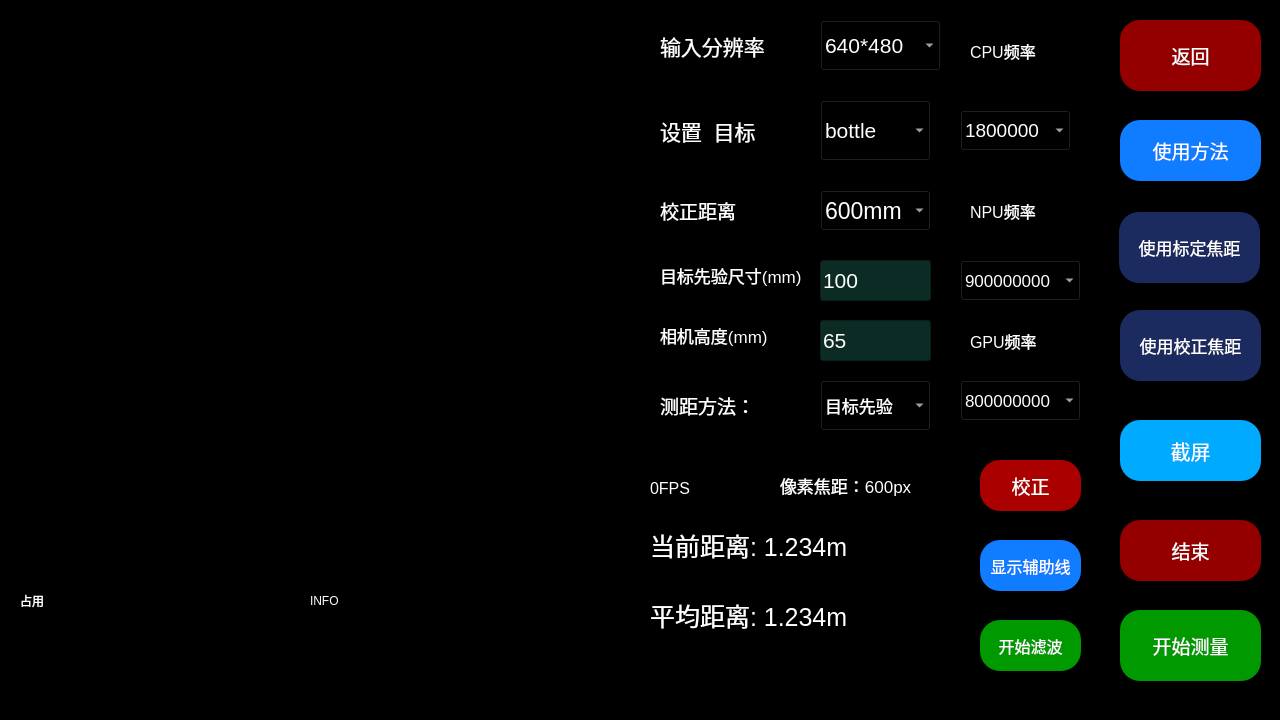
<?xml version="1.0" encoding="UTF-8"?>
<ui version="4.0">
 <class>distance</class>
 <widget class="QWidget" name="distance">
  <property name="geometry">
   <rect>
    <x>0</x>
    <y>0</y>
    <width>1280</width>
    <height>720</height>
   </rect>
  </property>
  <property name="windowTitle">
   <string>Form</string>
  </property>
  <property name="styleSheet">
   <string notr="true">background-color: rgb(0, 0, 0);</string>
  </property>
  <widget class="QWidget" name="widget" native="true">
   <property name="geometry">
    <rect>
     <x>0</x>
     <y>0</y>
     <width>640</width>
     <height>480</height>
    </rect>
   </property>
  </widget>
  <widget class="QPushButton" name="back_btn">
   <property name="geometry">
    <rect>
     <x>1120</x>
     <y>20</y>
     <width>141</width>
     <height>71</height>
    </rect>
   </property>
   <property name="font">
    <font>
     <pointsize>14</pointsize>
    </font>
   </property>
   <property name="styleSheet">
    <string notr="true">background-color: rgb(148, 0, 0);
color: rgb(255, 255, 255);
border-radius: 20px;</string>
   </property>
   <property name="text">
    <string>返回</string>
   </property>
  </widget>
  <widget class="QLabel" name="label_res">
   <property name="geometry">
    <rect>
     <x>20</x>
     <y>500</y>
     <width>271</width>
     <height>201</height>
    </rect>
   </property>
   <property name="styleSheet">
    <string notr="true">color: rgb(255, 255, 255);</string>
   </property>
   <property name="text">
    <string>占用</string>
   </property>
  </widget>
  <widget class="QComboBox" name="comboBox">
   <property name="geometry">
    <rect>
     <x>820</x>
     <y>20</y>
     <width>121</width>
     <height>51</height>
    </rect>
   </property>
   <property name="font">
    <font>
     <pointsize>16</pointsize>
    </font>
   </property>
   <property name="styleSheet">
    <string notr="true">color: rgb(255, 255, 255);</string>
   </property>
   <item>
    <property name="text">
     <string>640*480</string>
    </property>
   </item>
   <item>
    <property name="text">
     <string>960*720</string>
    </property>
   </item>
   <item>
    <property name="text">
     <string>1280*960</string>
    </property>
   </item>
   <item>
    <property name="text">
     <string>1920*1440</string>
    </property>
   </item>
   <item>
    <property name="text">
     <string>2592*1944</string>
    </property>
   </item>
  </widget>
  <widget class="QLabel" name="label_2">
   <property name="geometry">
    <rect>
     <x>660</x>
     <y>30</y>
     <width>121</width>
     <height>31</height>
    </rect>
   </property>
   <property name="font">
    <font>
     <pointsize>16</pointsize>
    </font>
   </property>
   <property name="styleSheet">
    <string notr="true">color: rgb(255, 255, 255);</string>
   </property>
   <property name="text">
    <string>输入分辨率</string>
   </property>
  </widget>
  <widget class="QComboBox" name="comboBox_2">
   <property name="geometry">
    <rect>
     <x>820</x>
     <y>100</y>
     <width>111</width>
     <height>61</height>
    </rect>
   </property>
   <property name="font">
    <font>
     <pointsize>16</pointsize>
    </font>
   </property>
   <property name="styleSheet">
    <string notr="true">color: rgb(255, 255, 255);</string>
   </property>
   <item>
    <property name="text">
     <string>bottle</string>
    </property>
   </item>
   <item>
    <property name="text">
     <string>Person</string>
    </property>
   </item>
   <item>
    <property name="text">
     <string>cell phone</string>
    </property>
   </item>
   <item>
    <property name="text">
     <string>bicycle</string>
    </property>
   </item>
   <item>
    <property name="text">
     <string>car</string>
    </property>
   </item>
  </widget>
  <widget class="QLabel" name="label_3">
   <property name="geometry">
    <rect>
     <x>660</x>
     <y>110</y>
     <width>111</width>
     <height>41</height>
    </rect>
   </property>
   <property name="font">
    <font>
     <pointsize>16</pointsize>
    </font>
   </property>
   <property name="styleSheet">
    <string notr="true">color: rgb(255, 255, 255);</string>
   </property>
   <property name="text">
    <string>设置  目标</string>
   </property>
  </widget>
  <widget class="QLabel" name="label_4">
   <property name="geometry">
    <rect>
     <x>660</x>
     <y>260</y>
     <width>161</width>
     <height>31</height>
    </rect>
   </property>
   <property name="font">
    <font>
     <pointsize>13</pointsize>
    </font>
   </property>
   <property name="styleSheet">
    <string notr="true">color: rgb(255, 255, 255);</string>
   </property>
   <property name="text">
    <string>目标先验尺寸(mm)</string>
   </property>
  </widget>
  <widget class="QLineEdit" name="lineEdit_1">
   <property name="geometry">
    <rect>
     <x>820</x>
     <y>260</y>
     <width>111</width>
     <height>41</height>
    </rect>
   </property>
   <property name="font">
    <font>
     <pointsize>16</pointsize>
    </font>
   </property>
   <property name="styleSheet">
    <string notr="true">color: rgb(255, 255, 255);
background-color: rgb(13, 43, 37);
border-color: rgb(255, 255, 255);</string>
   </property>
   <property name="text">
    <string>100</string>
   </property>
  </widget>
  <widget class="QLabel" name="label_dis">
   <property name="geometry">
    <rect>
     <x>650</x>
     <y>530</y>
     <width>231</width>
     <height>31</height>
    </rect>
   </property>
   <property name="font">
    <font>
     <pointsize>19</pointsize>
    </font>
   </property>
   <property name="styleSheet">
    <string notr="true">color: rgb(255, 255, 255);</string>
   </property>
   <property name="text">
    <string>当前距离: 1.234m</string>
   </property>
  </widget>
  <widget class="QPushButton" name="back_btn_2">
   <property name="geometry">
    <rect>
     <x>1120</x>
     <y>610</y>
     <width>141</width>
     <height>71</height>
    </rect>
   </property>
   <property name="font">
    <font>
     <pointsize>14</pointsize>
    </font>
   </property>
   <property name="styleSheet">
    <string notr="true">background-color:rgb(0, 153, 0) ;
color: rgb(255, 255, 255);
border-radius: 20px;</string>
   </property>
   <property name="text">
    <string>开始测量</string>
   </property>
  </widget>
  <widget class="QPushButton" name="back_btn_3">
   <property name="geometry">
    <rect>
     <x>1120</x>
     <y>520</y>
     <width>141</width>
     <height>61</height>
    </rect>
   </property>
   <property name="font">
    <font>
     <pointsize>14</pointsize>
    </font>
   </property>
   <property name="styleSheet">
    <string notr="true">background-color: rgb(148, 0, 0);
color: rgb(255, 255, 255);
border-radius: 20px;</string>
   </property>
   <property name="text">
    <string>结束</string>
   </property>
  </widget>
  <widget class="QLabel" name="label_fps">
   <property name="geometry">
    <rect>
     <x>650</x>
     <y>480</y>
     <width>111</width>
     <height>16</height>
    </rect>
   </property>
   <property name="font">
    <font>
     <pointsize>12</pointsize>
    </font>
   </property>
   <property name="whatsThis">
    <string>&lt;html&gt;&lt;head/&gt;&lt;body&gt;&lt;p&gt;&lt;br/&gt;&lt;/p&gt;&lt;/body&gt;&lt;/html&gt;</string>
   </property>
   <property name="styleSheet">
    <string notr="true">color: rgb(255, 255, 255);</string>
   </property>
   <property name="text">
    <string>0FPS</string>
   </property>
  </widget>
  <widget class="QLabel" name="label_info">
   <property name="geometry">
    <rect>
     <x>310</x>
     <y>500</y>
     <width>331</width>
     <height>201</height>
    </rect>
   </property>
   <property name="styleSheet">
    <string notr="true">color: rgb(255, 255, 255);</string>
   </property>
   <property name="text">
    <string>INFO</string>
   </property>
  </widget>
  <widget class="QPushButton" name="flip_btn">
   <property name="geometry">
    <rect>
     <x>980</x>
     <y>460</y>
     <width>101</width>
     <height>51</height>
    </rect>
   </property>
   <property name="font">
    <font>
     <pointsize>14</pointsize>
    </font>
   </property>
   <property name="styleSheet">
    <string notr="true">background-color:rgb(170, 0, 0) ;
color: rgb(255, 255, 255);
border-radius: 20px;</string>
   </property>
   <property name="text">
    <string>校正</string>
   </property>
  </widget>
  <widget class="QLabel" name="label_f">
   <property name="geometry">
    <rect>
     <x>780</x>
     <y>460</y>
     <width>181</width>
     <height>51</height>
    </rect>
   </property>
   <property name="font">
    <font>
     <pointsize>13</pointsize>
    </font>
   </property>
   <property name="styleSheet">
    <string notr="true">color: rgb(255, 255, 255);</string>
   </property>
   <property name="text">
    <string>像素焦距：600px</string>
   </property>
  </widget>
  <widget class="QLabel" name="label_5">
   <property name="geometry">
    <rect>
     <x>660</x>
     <y>200</y>
     <width>91</width>
     <height>21</height>
    </rect>
   </property>
   <property name="font">
    <font>
     <pointsize>14</pointsize>
    </font>
   </property>
   <property name="styleSheet">
    <string notr="true">color: rgb(255, 255, 255);</string>
   </property>
   <property name="text">
    <string>校正距离</string>
   </property>
  </widget>
  <widget class="QComboBox" name="comboBox_3">
   <property name="geometry">
    <rect>
     <x>820</x>
     <y>190</y>
     <width>111</width>
     <height>41</height>
    </rect>
   </property>
   <property name="font">
    <font>
     <pointsize>17</pointsize>
    </font>
   </property>
   <property name="styleSheet">
    <string notr="true">color: rgb(255, 255, 255);</string>
   </property>
   <item>
    <property name="text">
     <string>600mm</string>
    </property>
   </item>
   <item>
    <property name="text">
     <string>800mm</string>
    </property>
   </item>
   <item>
    <property name="text">
     <string>1000mm</string>
    </property>
   </item>
   <item>
    <property name="text">
     <string>5000mm</string>
    </property>
   </item>
   <item>
    <property name="text">
     <string>300mm</string>
    </property>
   </item>
   <item>
    <property name="text">
     <string>150mm</string>
    </property>
   </item>
  </widget>
  <widget class="QLabel" name="label_6">
   <property name="geometry">
    <rect>
     <x>660</x>
     <y>320</y>
     <width>161</width>
     <height>31</height>
    </rect>
   </property>
   <property name="font">
    <font>
     <pointsize>13</pointsize>
    </font>
   </property>
   <property name="styleSheet">
    <string notr="true">color: rgb(255, 255, 255);</string>
   </property>
   <property name="text">
    <string>相机高度(mm)</string>
   </property>
  </widget>
  <widget class="QLineEdit" name="lineEdit_2">
   <property name="geometry">
    <rect>
     <x>820</x>
     <y>320</y>
     <width>111</width>
     <height>41</height>
    </rect>
   </property>
   <property name="font">
    <font>
     <pointsize>16</pointsize>
    </font>
   </property>
   <property name="styleSheet">
    <string notr="true">color: rgb(255, 255, 255);
background-color: rgb(13, 43, 37);
border-color: rgb(255, 255, 255);</string>
   </property>
   <property name="text">
    <string>65</string>
   </property>
  </widget>
  <widget class="QComboBox" name="comboBox_4">
   <property name="geometry">
    <rect>
     <x>820</x>
     <y>380</y>
     <width>111</width>
     <height>51</height>
    </rect>
   </property>
   <property name="font">
    <font>
     <pointsize>13</pointsize>
    </font>
   </property>
   <property name="styleSheet">
    <string notr="true">color: rgb(255, 255, 255);</string>
   </property>
   <item>
    <property name="text">
     <string>目标先验</string>
    </property>
   </item>
   <item>
    <property name="text">
     <string>相机先验</string>
    </property>
   </item>
  </widget>
  <widget class="QLabel" name="label_7">
   <property name="geometry">
    <rect>
     <x>660</x>
     <y>390</y>
     <width>101</width>
     <height>31</height>
    </rect>
   </property>
   <property name="font">
    <font>
     <pointsize>14</pointsize>
    </font>
   </property>
   <property name="styleSheet">
    <string notr="true">color: rgb(255, 255, 255);</string>
   </property>
   <property name="text">
    <string>测距方法：</string>
   </property>
  </widget>
  <widget class="QPushButton" name="usage_btn">
   <property name="geometry">
    <rect>
     <x>1120</x>
     <y>120</y>
     <width>141</width>
     <height>61</height>
    </rect>
   </property>
   <property name="font">
    <font>
     <pointsize>14</pointsize>
    </font>
   </property>
   <property name="styleSheet">
    <string notr="true">background-color:rgb(16, 124, 255) ;
color: rgb(255, 255, 255);
border-radius: 20px;</string>
   </property>
   <property name="text">
    <string>使用方法</string>
   </property>
  </widget>
  <widget class="QLabel" name="label">
   <property name="geometry">
    <rect>
     <x>970</x>
     <y>40</y>
     <width>81</width>
     <height>21</height>
    </rect>
   </property>
   <property name="font">
    <font>
     <pointsize>12</pointsize>
    </font>
   </property>
   <property name="styleSheet">
    <string notr="true">color: rgb(255, 255, 255);</string>
   </property>
   <property name="text">
    <string>CPU频率</string>
   </property>
  </widget>
  <widget class="QComboBox" name="comboBox_5">
   <property name="geometry">
    <rect>
     <x>960</x>
     <y>110</y>
     <width>111</width>
     <height>41</height>
    </rect>
   </property>
   <property name="font">
    <font>
     <pointsize>14</pointsize>
    </font>
   </property>
   <property name="styleSheet">
    <string notr="true">color: rgb(255, 255, 255);</string>
   </property>
   <item>
    <property name="text">
     <string>1800000</string>
    </property>
   </item>
   <item>
    <property name="text">
     <string>1608000</string>
    </property>
   </item>
   <item>
    <property name="text">
     <string>1416000</string>
    </property>
   </item>
   <item>
    <property name="text">
     <string>1104000</string>
    </property>
   </item>
   <item>
    <property name="text">
     <string>816000</string>
    </property>
   </item>
   <item>
    <property name="text">
     <string>600000</string>
    </property>
   </item>
   <item>
    <property name="text">
     <string>408000</string>
    </property>
   </item>
  </widget>
  <widget class="QLabel" name="label_8">
   <property name="geometry">
    <rect>
     <x>970</x>
     <y>200</y>
     <width>81</width>
     <height>21</height>
    </rect>
   </property>
   <property name="font">
    <font>
     <pointsize>12</pointsize>
    </font>
   </property>
   <property name="styleSheet">
    <string notr="true">color: rgb(255, 255, 255);</string>
   </property>
   <property name="text">
    <string>NPU频率</string>
   </property>
  </widget>
  <widget class="QComboBox" name="comboBox_6">
   <property name="geometry">
    <rect>
     <x>960</x>
     <y>260</y>
     <width>121</width>
     <height>41</height>
    </rect>
   </property>
   <property name="font">
    <font>
     <pointsize>13</pointsize>
    </font>
   </property>
   <property name="styleSheet">
    <string notr="true">color: rgb(255, 255, 255);</string>
   </property>
   <item>
    <property name="text">
     <string>900000000</string>
    </property>
   </item>
   <item>
    <property name="text">
     <string>800000000</string>
    </property>
   </item>
   <item>
    <property name="text">
     <string>700000000</string>
    </property>
   </item>
   <item>
    <property name="text">
     <string>600000000</string>
    </property>
   </item>
   <item>
    <property name="text">
     <string>400000000</string>
    </property>
   </item>
   <item>
    <property name="text">
     <string>297000000</string>
    </property>
   </item>
   <item>
    <property name="text">
     <string>200000000</string>
    </property>
   </item>
  </widget>
  <widget class="QLabel" name="label_9">
   <property name="geometry">
    <rect>
     <x>970</x>
     <y>330</y>
     <width>81</width>
     <height>21</height>
    </rect>
   </property>
   <property name="font">
    <font>
     <pointsize>12</pointsize>
    </font>
   </property>
   <property name="styleSheet">
    <string notr="true">color: rgb(255, 255, 255);</string>
   </property>
   <property name="text">
    <string>GPU频率</string>
   </property>
  </widget>
  <widget class="QComboBox" name="comboBox_7">
   <property name="geometry">
    <rect>
     <x>960</x>
     <y>380</y>
     <width>121</width>
     <height>41</height>
    </rect>
   </property>
   <property name="font">
    <font>
     <pointsize>13</pointsize>
    </font>
   </property>
   <property name="styleSheet">
    <string notr="true">color: rgb(255, 255, 255);</string>
   </property>
   <item>
    <property name="text">
     <string>800000000</string>
    </property>
   </item>
   <item>
    <property name="text">
     <string>700000000</string>
    </property>
   </item>
   <item>
    <property name="text">
     <string>600000000</string>
    </property>
   </item>
   <item>
    <property name="text">
     <string>400000000</string>
    </property>
   </item>
   <item>
    <property name="text">
     <string>300000000</string>
    </property>
   </item>
   <item>
    <property name="text">
     <string>200000000</string>
    </property>
   </item>
  </widget>
  <widget class="QPushButton" name="scrshotBtn">
   <property name="geometry">
    <rect>
     <x>1120</x>
     <y>420</y>
     <width>141</width>
     <height>61</height>
    </rect>
   </property>
   <property name="font">
    <font>
     <pointsize>15</pointsize>
    </font>
   </property>
   <property name="styleSheet">
    <string notr="true">background-color:rgb(0, 170, 255);
color: rgb(255, 255, 255);
border-radius: 20px;</string>
   </property>
   <property name="text">
    <string>截屏</string>
   </property>
  </widget>
  <widget class="QPushButton" name="zBtn">
   <property name="geometry">
    <rect>
     <x>1119</x>
     <y>212</y>
     <width>141</width>
     <height>71</height>
    </rect>
   </property>
   <property name="font">
    <font>
     <pointsize>13</pointsize>
    </font>
   </property>
   <property name="styleSheet">
    <string notr="true">background-color: rgb(28, 43, 95);
color: rgb(255, 255, 255);
border-radius: 20px;</string>
   </property>
   <property name="text">
    <string>使用标定焦距</string>
   </property>
  </widget>
  <widget class="QPushButton" name="xBtn">
   <property name="geometry">
    <rect>
     <x>1120</x>
     <y>310</y>
     <width>141</width>
     <height>71</height>
    </rect>
   </property>
   <property name="font">
    <font>
     <pointsize>13</pointsize>
    </font>
   </property>
   <property name="styleSheet">
    <string notr="true">background-color: rgb(28, 43, 95);
color: rgb(255, 255, 255);
border-radius: 20px;</string>
   </property>
   <property name="text">
    <string>使用校正焦距</string>
   </property>
  </widget>
  <widget class="QPushButton" name="show1Btn">
   <property name="geometry">
    <rect>
     <x>980</x>
     <y>540</y>
     <width>101</width>
     <height>51</height>
    </rect>
   </property>
   <property name="font">
    <font>
     <pointsize>12</pointsize>
    </font>
   </property>
   <property name="styleSheet">
    <string notr="true">background-color:rgb(16, 124, 255) ;
color: rgb(255, 255, 255);
border-radius: 20px;
</string>
   </property>
   <property name="text">
    <string>显示辅助线</string>
   </property>
  </widget>
  <widget class="QLabel" name="label_dis_2">
   <property name="geometry">
    <rect>
     <x>650</x>
     <y>600</y>
     <width>231</width>
     <height>31</height>
    </rect>
   </property>
   <property name="font">
    <font>
     <pointsize>19</pointsize>
    </font>
   </property>
   <property name="styleSheet">
    <string notr="true">color: rgb(255, 255, 255);</string>
   </property>
   <property name="text">
    <string>平均距离: 1.234m</string>
   </property>
  </widget>
  <widget class="QPushButton" name="filterBtn">
   <property name="geometry">
    <rect>
     <x>980</x>
     <y>620</y>
     <width>101</width>
     <height>51</height>
    </rect>
   </property>
   <property name="font">
    <font>
     <pointsize>12</pointsize>
    </font>
   </property>
   <property name="styleSheet">
    <string notr="true">background-color:rgb(0, 153, 0) ;
color: rgb(255, 255, 255);
border-radius: 20px;</string>
   </property>
   <property name="text">
    <string>开始滤波</string>
   </property>
  </widget>
 </widget>
 <resources/>
 <connections/>
</ui>
